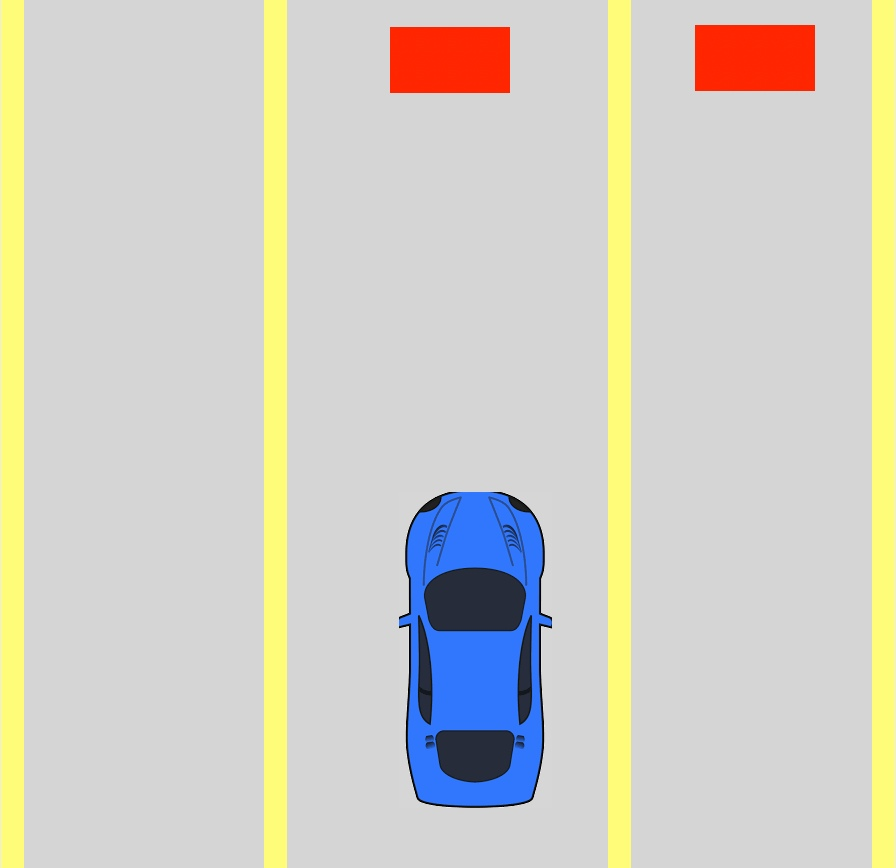
#> input picture homework_1/images/task_2/image_02.jpg, 896 x 868 px
$ jupyter execute --allow-errors homework_1.ipynb   (shell and % lines are left out)
#> lines starting #> are read from the running program, lines starting #| are printed output that depends on the picture; after the words box and inside, x2 and y2 are one past the last pixel; in counts of white or black regions, pixels touching at a corner belong together
# Студент: Спиридонов Кирилл Анатольевич
# Группа: М8О-207М-19

# Домашняя работа №1

[cell 1]
import cv2
import numpy as np

import matplotlib.pyplot as plt

[cell 2]
import sys
print(sys.getrecursionlimit())
sys.setrecursionlimit(3000)

# Задача №1 - Лабиринт

Реализуйте алгоритм поиска выхода из лабиринта по растровому изобажению.
Вам нужно написать код, который будет находить путь (координаты пикселей) от заданного входа сверху до выхода снизу.

Отрисуйте получившийся маршрут на карте с помощью функции ```plot_maze_path(img, coords)``` или воспользуйтесь вам известным графическим инструментом.

__Input:__

Изображение лабиринта в кодировке $RGB$.

Все карты лежат на [яндекс-диске](https://yadi.sk/d/qEWVZk2picDdZw)

__Ouput:__

Массив координат пути через лабиринт в виде ```(np.array(x), np.array(y))```.

Оценивается __каждое__ успешное решение лабиринта.
Пример решенной задачи.

[cell 3]
# [18 lines left out: function plot_maze_path, not called in this run]

[cell 4]
class Labyrinth:
    """
    Класс Labyrinth объеденяет в себе информацию про лабиринт

    img - картинка лабиринта
    start_pos: tuple - начало лабиринта
    end_pos: tuple - конец лабиринта
    """
    def __init__(self, path_to_image, start_pos: tuple, end_pos: tuple):
        self.path_to_image = path_to_image
        self.image = cv2.imread(path_to_image)
        self.start_pos = start_pos
        self.end_pos = end_pos
        self.way_to_exit = []
        assert list(self.image[self.start_pos]) == [255, 255, 255], "start position should be white point"
        for i in range(end_pos[0], end_pos[0] + 15):
            for j in range(end_pos[1], end_pos[1] + 15):
                self.image[i][j] = [255, 0, 0]
        for i in range(start_pos[0], start_pos[0] + 15):
            for j in range(start_pos[1], start_pos[1] + 15):
                self.image[i][j] = [0, 255, 0]

    # [76 lines left out: functions plot_image, find_way, not called in this run]

    def get_coords(self):
        return self.way_to_exit

Загрузим тестовое изображение и отобразим его.

[cell 5]
path_to_images = "images/task_1"
#> (the rest of this cell did not finish here and is left out)

#> (a cell that did not finish here is left out)

# Задача №2 - Пробки в городе

Требуется написать программу, которая на вход принимает картинку, на которой схематически изображена машинка на дороге с $N$ полосами и препятствия на полосах. Соответствующие объекты обозначены цветами, которые сохраняются на всех изображениях.

Результатом работы программы является номер полосы, на которую нужно перестроиться или сообщение о том, что перестраиваться не нужно.

**Примечание: номер дороги считается слева направо, отсчет начинается с нуля.**

Примеры изображений:
<table><tr>
    <td>  </td>
    <td>  </td>
</tr></table>

[cell 7]
def get_edges(img, low, high):
    edges_area = cv2.inRange(img, low, high)
    pixels = np.argwhere(edges_area == 255)
    i = 1
    j = 0
    width_ = img.shape[1]
    res = []
    while (1):
        while (j < width_ and edges_area[i][j] == 255):
            j += 1
        l_edge = j
        while (j < width_ and edges_area[i][j] == 0):
            j += 1
        r_edge = j
        if (r_edge - l_edge >= 50):
            res.append([l_edge, r_edge])
        if (j >= width_):
            break

    return res

[cell 8]
def get_car_pos(img, low, high, edges):
    car_area = cv2.inRange(img, low, high)
    car_pos = np.argwhere(car_area == 255)
    car_pos = car_pos[0][1]

    for i in range(len(edges)):
        if (edges[i][0] <= car_pos <= edges[i][1]):
            return i

[cell 9]
def get_pos_without_obstacle(img, low, high, edges):
    obstacles_area = cv2.inRange(img, low, high)
    for i in range(len(edges)):
        seg = edges[i]
        obstacle = np.argwhere(obstacles_area[:, seg[0]:seg[1]] == 255)
        if (obstacle.size == 0):
            return i

[cell 10]
def detect_road_change(image_path, show_imgs = True):
    """
    Определяет, нужно ли перестроиться, и если да, то на какую полосу.

    Args:
        image_path: Путь к изображению.

    Returns:
        Номер полосы, на которую нужно перестроиться, или сообщение о том,
        что перестраиваться не нужно.
    """
#> called with image_path = 'images/task_2/image_02.jpg', show_imgs = True

    img = cv2.imread(image_path)
#> img is the input picture: shape (868, 896, 3); mean B, G, R 197.7, 207.1, 209.2
    img_hsv = cv2.cvtColor(img, cv2.COLOR_BGR2HSV)
#> img_hsv: shape (868, 896, 3); mean H, S, V 10.4, 28.3, 216.6

    #### CAR params
    car_hsv_low = (0.6 * 180, 0, 230)
    car_hsv_high = (0.8 * 180, 250, 255)

    #### EDGE params
    edge_rgb_low = (0.03 * 180, 0, 250)
    edge_rgb_high = (0.3 * 180, 250, 255)

    #### OBSTACLE
    obstacle_hsv_low = (0 * 360, 100, 200)
    obstacle_hsv_high = (0.02 * 360, 300, 255)

    edges = get_edges(img_hsv, edge_rgb_low, edge_rgb_high)
#> in get_edges, `edges_area = cv2.inRange(img, low, high)`:
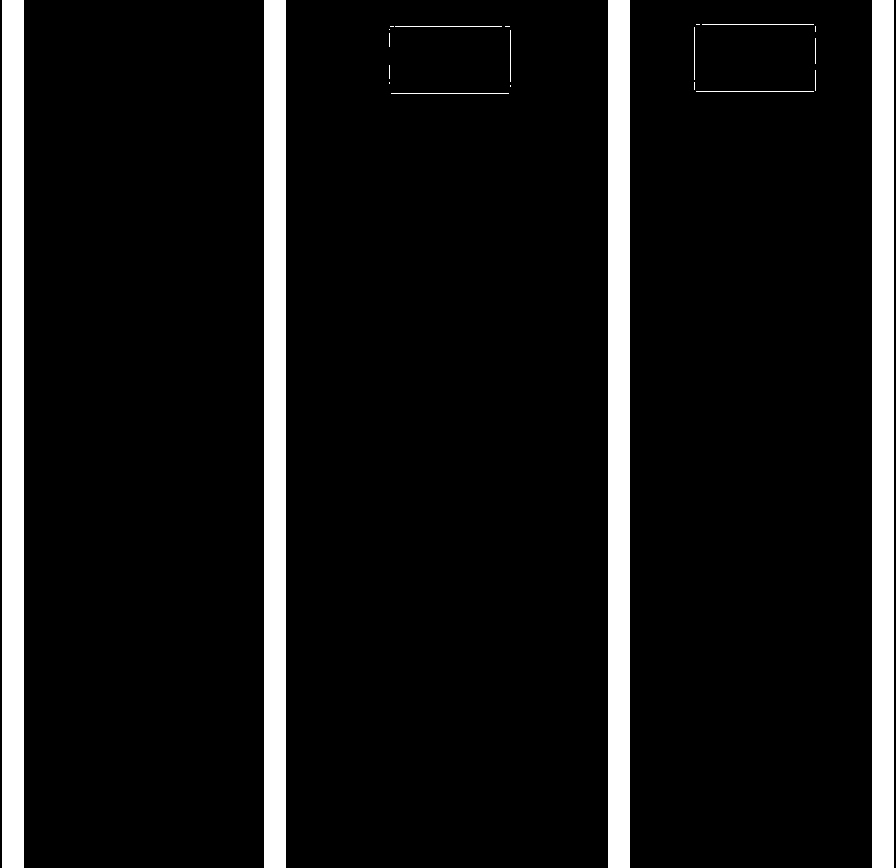
#> edges_area: shape (868, 896); 9.9% white; 22 white regions (10 under 20 px), largest, box (x1, y1, x2, y2) and area: (2, 0, 24, 868) 19096, (264, 0, 286, 868) 19096, (608, 0, 630, 868) 19096
#> in get_edges, `pixels = np.argwhere(edges_area == 255)`: pixels = 77051 pairs, first value 0 to 867, second value 2 to 893
#> edges = [[24, 264], [286, 608], [630, 872]]
    car_pos = get_car_pos(img_hsv, car_hsv_low, car_hsv_high, edges)
#> in get_car_pos, `car_area = cv2.inRange(img, low, high)`:
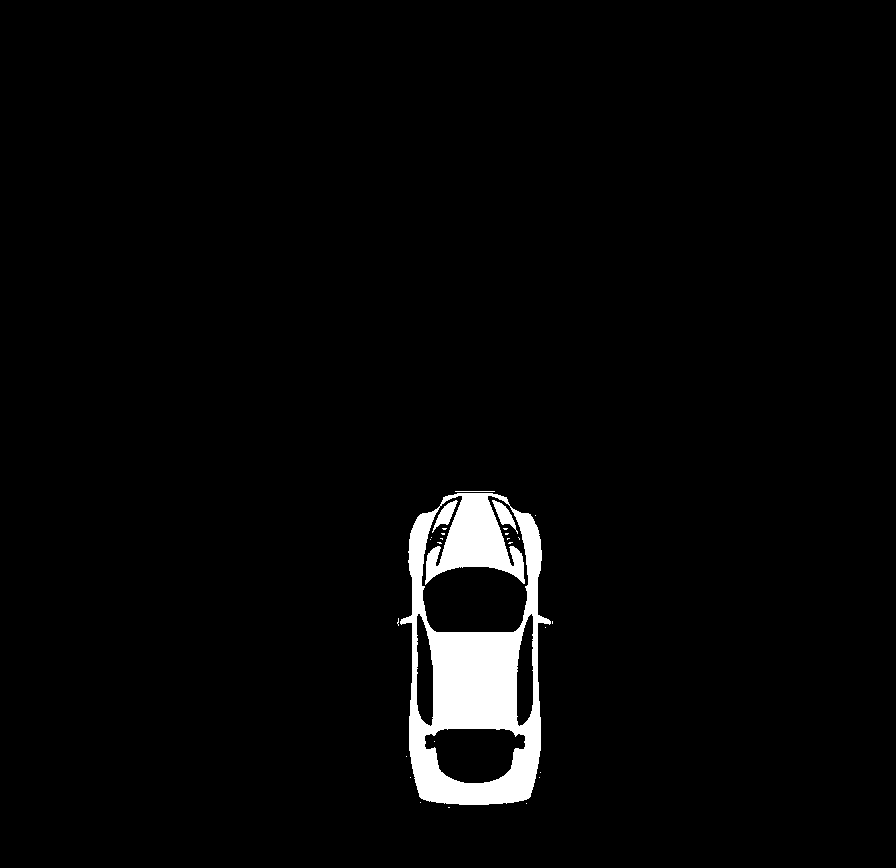
#> car_area: shape (868, 896); 3.1% white; 27 white regions (23 under 20 px), largest, box (x1, y1, x2, y2) and area: (400, 493, 551, 805) 23265, (492, 500, 518, 534) 306, (432, 500, 458, 533) 304, (455, 491, 495, 492) 40
#> in get_car_pos, `car_pos = np.argwhere(car_area == 255)`: car_pos = 23995 pairs, first value 491 to 807, second value 397 to 552
#> in get_car_pos, `car_pos = car_pos[0][1]`: car_pos = 455
#> the loop in get_car_pos, `for i in range(len(edges)):` made 2 passes
#> car_pos = 1
    pos_without_obstacle = get_pos_without_obstacle(img_hsv, obstacle_hsv_low, obstacle_hsv_high, edges)
#> in get_pos_without_obstacle, `obstacles_area = cv2.inRange(img, low, high)`:
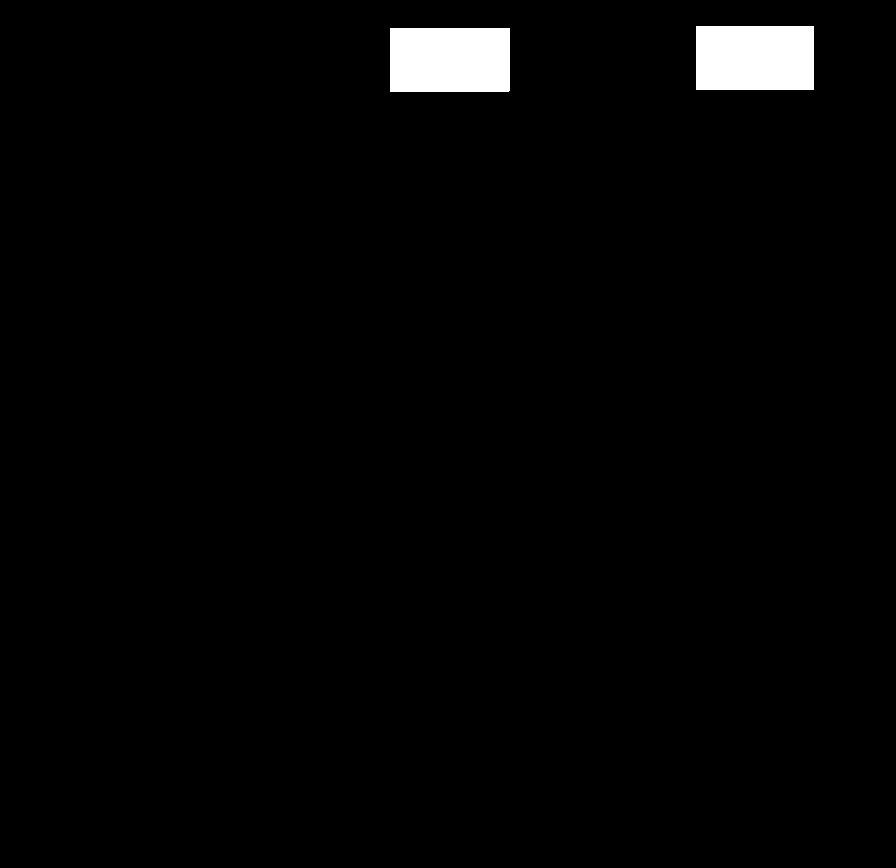
#> obstacles_area: shape (868, 896); 2% white; 2 white regions, box (x1, y1, x2, y2) and area: (390, 28, 510, 92) 7679, (696, 26, 814, 90) 7552
#> the loop in get_pos_without_obstacle, `for i in range(len(edges)):` made 1 pass
#> pos_without_obstacle = 0

    if (show_imgs):
        car_area = cv2.inRange(img_hsv, car_hsv_low, car_hsv_high)
        edge_area = cv2.inRange(img_hsv, edge_rgb_low, edge_rgb_high)
        obstacles_area = cv2.inRange(img_hsv, obstacle_hsv_low, obstacle_hsv_high)
        fig, m_axs = plt.subplots(1, 4, figsize = (15, 5))
        ax1, ax2, ax3, ax4 = m_axs

        ax1.set_title('Исходная картинка', fontsize=15)
        img = cv2.cvtColor(img, cv2.COLOR_BGR2RGB)
        ax1.imshow(img, cmap='gray')
        ax1.axis('off')

        ax2.set_title('Найденная машина', fontsize=15)
        ax2.imshow(car_area, cmap='gray')
        ax2.axis('off')

        ax3.set_title('Найденные границы', fontsize=15)
        ax3.imshow(edge_area, cmap='gray')
        ax3.axis('off')

        ax4.set_title('Найденные препятствия', fontsize=15)
        ax4.imshow(obstacles_area, cmap='gray')
        ax4.axis('off')

    result = f"Машина находится на дороге с номером: {car_pos + 1}. Номер дороги без препятсвия: {pos_without_obstacle + 1}."
    if (car_pos == pos_without_obstacle):
        result += " Перестраиваться не нужно."
    else:
        result += f" Нужно перестроиться на дорогу с номером: {pos_without_obstacle + 1}"
    return result

[cell 11]
print(detect_road_change("images/task_2/image_02.jpg"))
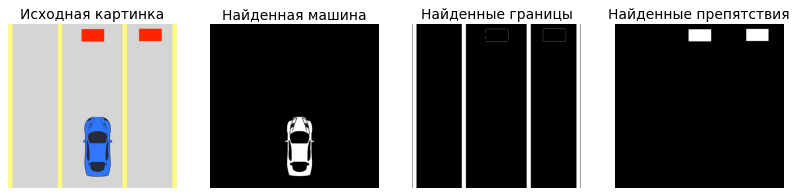
#> figure drawn by matplotlib, 4 panels

$ run again, with homework_1/images/task_2/image_00.jpg copied over homework_1/images/task_2/image_02.jpg
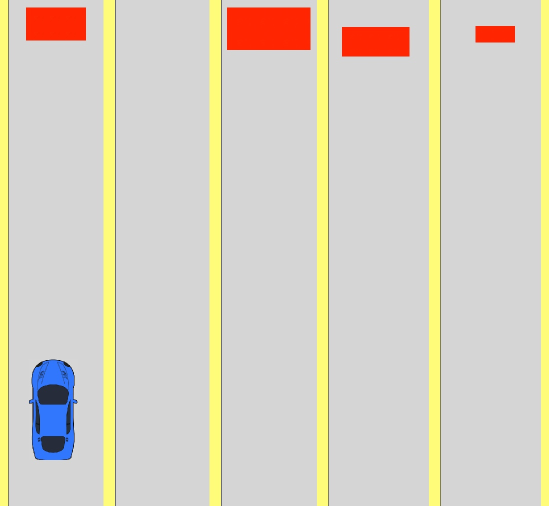
#> input picture homework_1/images/task_2/image_00.jpg, 1098 x 1012 px (shown at 1/2 size)
#> in detect_road_change, img is the input picture: shape (1012, 1098, 3); mean B, G, R 195.1, 209.5, 215.6
#> img_hsv: shape (1012, 1098, 3); mean H, S, V 11.5, 26.5, 217.6
#> in get_edges, `edges_area = cv2.inRange(img, low, high)`:
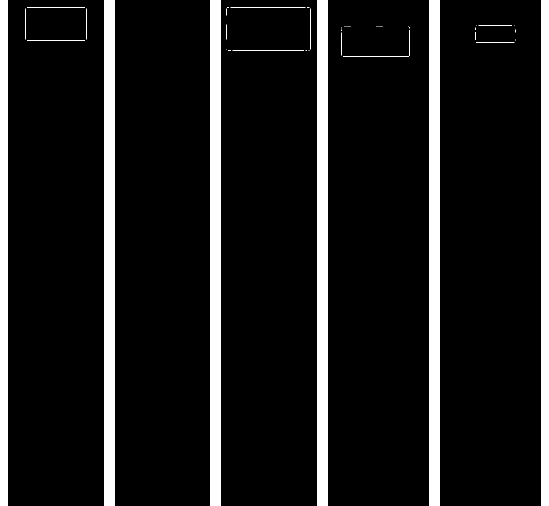
#> edges_area: shape (1012, 1098) (shown at 1/2 size); 11% white; 51 white regions (32 under 20 px), largest, box (x1, y1, x2, y2) and area: (208, 0, 230, 1012) 22264, (420, 0, 442, 1012) 22264, (634, 0, 656, 1012) 22264
#> pixels = 122664 pairs, first value 0 to 1011, second value 0 to 1097
#> edges = [[16, 208], [230, 420], [442, 634], [656, 858], [880, 1082]]
#> car_area: shape (1012, 1098); 0.81% white; 32 white regions (27 under 20 px), largest, box (x1, y1, x2, y2) and area: (60, 726, 153, 919) 7037, (75, 721, 137, 778) 1728, (80, 726, 96, 744) 112, (84, 920, 133, 921) 49, (86, 723, 96, 728) 20
#> in get_car_pos, `car_pos = np.argwhere(car_area == 255)`: car_pos = 9008 pairs, first value 719 to 920, second value 57 to 152
#> in get_car_pos, `car_pos = car_pos[0][1]`: car_pos = 96
#> the loop in get_car_pos, `for i in range(len(edges)):` made 1 pass
#> in detect_road_change, `car_pos = get_car_pos(img_hsv, car_hsv_low, car_hsv_high, edges)`: car_pos = 0
#> obstacles_area: shape (1012, 1098); 2.9% white; 4 white regions, box (x1, y1, x2, y2) and area: (454, 16, 620, 100) 13942, (684, 54, 818, 112) 7771, (52, 16, 172, 80) 7680, (952, 52, 1030, 84) 2494
#> the loop in get_pos_without_obstacle, `for i in range(len(edges)):` made 2 passes
#> pos_without_obstacle = 1
#> `[cell 11] print(detect_road_change("images/task_2/image_02.jpg"))`:
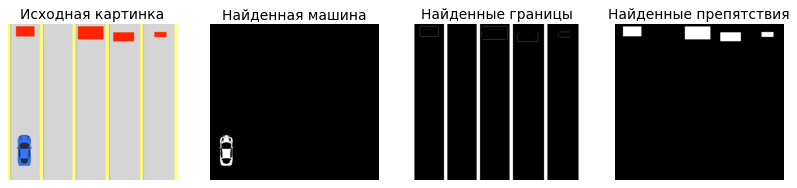
#> figure drawn by matplotlib, 4 panels

$ run again, with homework_1/images/task_2/image_01.jpg copied over homework_1/images/task_2/image_02.jpg
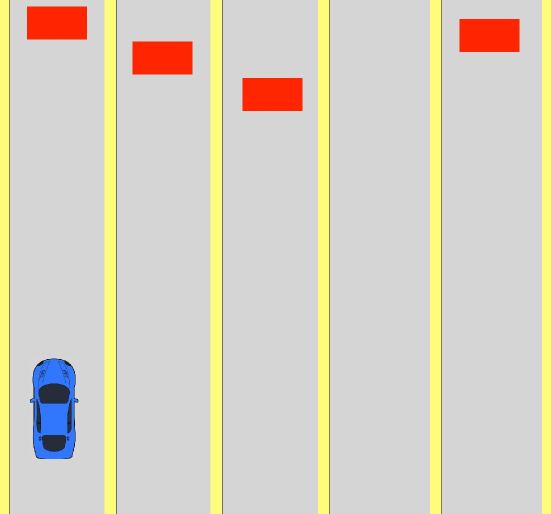
#> input picture homework_1/images/task_2/image_01.jpg, 1102 x 1028 px (shown at 1/2 size)
#> in detect_road_change, img is the input picture: shape (1028, 1102, 3); mean B, G, R 195.1, 210, 215.7
#> img_hsv: shape (1028, 1102, 3); mean H, S, V 9.1, 26.5, 217.7
#> in get_edges, `edges_area = cv2.inRange(img, low, high)`:
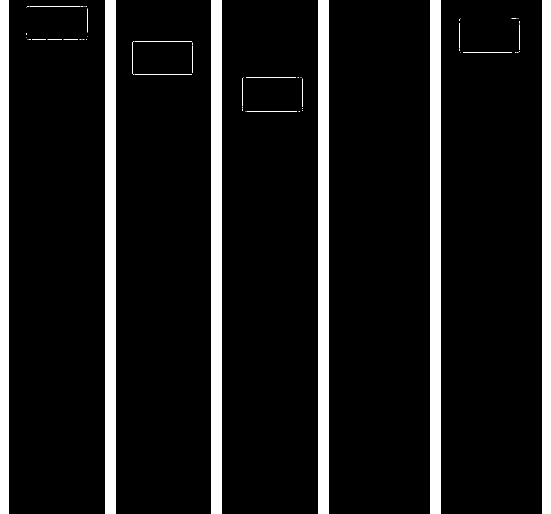
#> edges_area: shape (1028, 1102) (shown at 1/2 size); 11.4% white; 60 white regions (38 under 20 px), largest, box (x1, y1, x2, y2) and area: (210, 0, 232, 1028) 22616, (422, 0, 444, 1028) 22616, (636, 0, 658, 1028) 22616
#> pixels = 128673 pairs, first value 0 to 1027, second value 0 to 1101
#> edges = [[18, 210], [232, 422], [444, 636], [658, 860], [882, 1084]]
#> car_area: shape (1028, 1102); 0.79% white; 34 white regions (28 under 20 px), largest, box (x1, y1, x2, y2) and area: (62, 724, 155, 917) 7023, (78, 719, 139, 776) 1732, (119, 724, 134, 743) 116, (86, 918, 129, 919) 43, (118, 721, 129, 727) 22, (88, 721, 98, 726) 20
#> in get_car_pos, `car_pos = np.argwhere(car_area == 255)`: car_pos = 9005 pairs, first value 717 to 918, second value 59 to 156
#> in get_car_pos, `car_pos = car_pos[0][1]`: car_pos = 98
#> the loop in get_car_pos, `for i in range(len(edges)):` made 1 pass
#> in detect_road_change, `car_pos = get_car_pos(img_hsv, car_hsv_low, car_hsv_high, edges)`: car_pos = 0
#> obstacles_area: shape (1028, 1102); 2.7% white; 4 white regions, box (x1, y1, x2, y2) and area: (486, 156, 605, 222) 7788, (920, 38, 1038, 104) 7787, (54, 14, 174, 79) 7680, (266, 84, 384, 148) 7552
#> the loop in get_pos_without_obstacle, `for i in range(len(edges)):` made 4 passes
#> pos_without_obstacle = 3
#> `[cell 11] print(detect_road_change("images/task_2/image_02.jpg"))`:
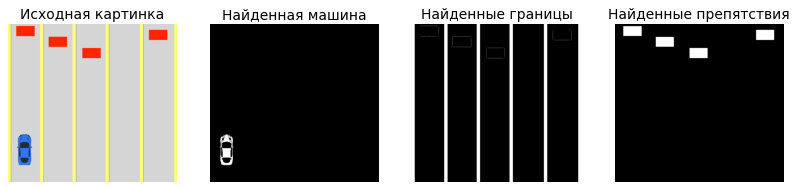
#> figure drawn by matplotlib, 4 panels
